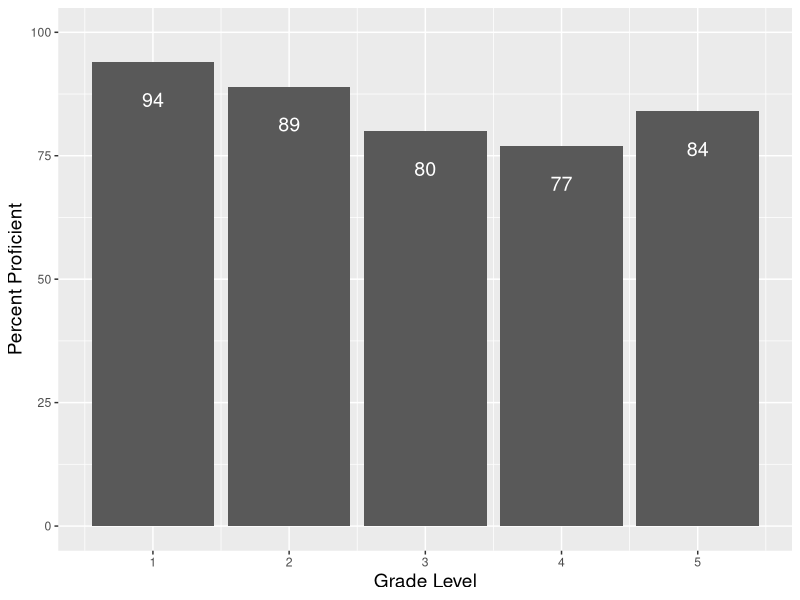
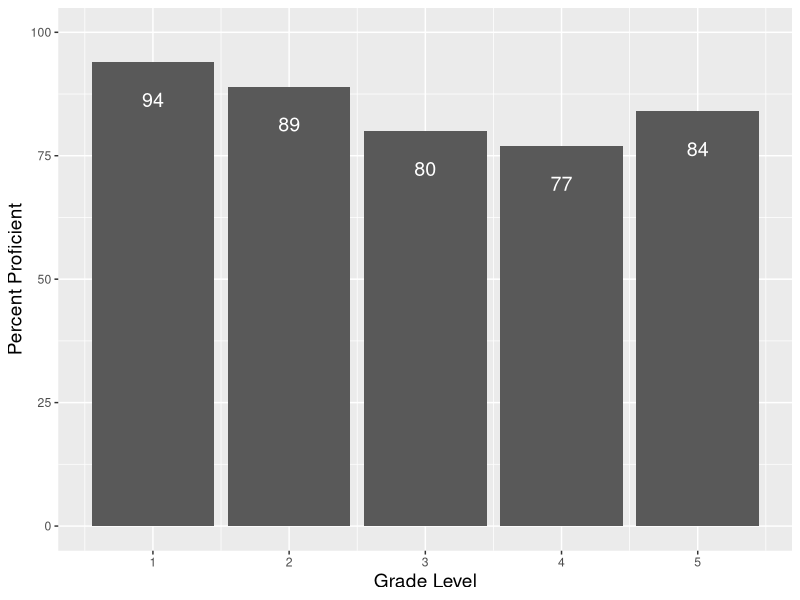

Recreate these plots in R, in order.

# Load packages -----------------------------------------------------------
set.seed(538)
library(tidyverse)


# Build dataset -----------------------------------------------------------

quiz_scores <- tibble(grade = rep(c(1:5), 3), 
                      score = sample(65:99, 15, replace = TRUE))


# Plot --------------------------------------------------------------------

quiz_scores |> 
  group_by(grade) |> 
  summarize(mean_quiz_score = round(mean(score))) |> 
  ggplot(aes(x = grade, y = mean_quiz_score)) + 
  scale_y_continuous(limits = c(0, 100)) + 
  geom_bar(stat = "identity") + 
  geom_text(aes(label = mean_quiz_score), 
            color = "white", size = 5, hjust = 0.5, vjust = 3) +
  labs(#title = "Average Scores for Each Quiz", 
       #subtitle = "This is not real data", 
       #caption = "This is not real data", 
       x = "Grade Level", 
       y = "Percent Proficient") + 
  theme(plot.title = element_text(size = rel(1.5)), 
        plot.subtitle = element_text(size = rel(1.25)), 
        plot.caption = element_text(size = rel(1.25)), 
        axis.title = element_text(size = rel(1.25)))

ggsave("output/figure_5_4.png", width = 9000, height = 6000, units = "px", dpi = 1200)